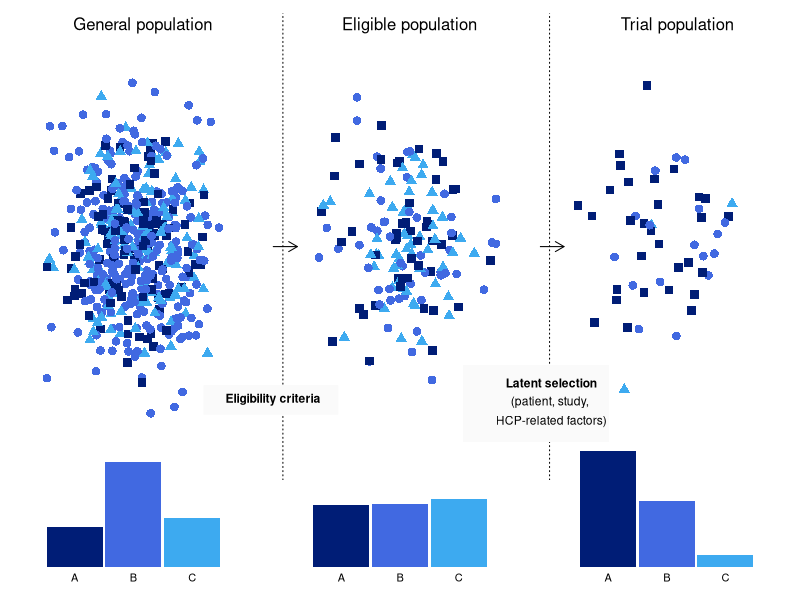

Reproduce this figure in R.
set.seed(39)

generate_data <- function(size, prob_x, prob_y) {
  x <- sample(c("A", "B", "C"), size, prob = prob_x, replace = TRUE)
  D <- data.frame(X = rnorm(size, mean = 0, sd = 1.75), 
                  Y = rnorm(size, mean = 0, sd = 0.95), 
                  ID = 1:size)
  D <- D[sample(D$ID, size = size), ]
  return(list(x = x, D = D))
}

dl <- list(
  generate_data(500, prob_x = c(0.8/3, 2/3, 1/3)),
  generate_data(150, prob_x = c(1/6, 1/6, 1/6)),
  generate_data(50, prob_x = c(1.6/6, 1/6, 0.2/6))
)

# make figure
pdf(file = "/Users/daphneweemering/surfdrive/trial participation/trial-participation/figures/figure5.pdf", height = 5, width = 7)

# population
par(mar = c(0, 0.5, 1, 0), mfrow = c(2, 4), fig = c(0, 1/3, 0.2, 1), new = F)
plot (dl[[1]]$D$X, dl[[1]]$D$Y, col = paste(factor(dl[[1]]$x, labels = c("#001d76", "#4169E1", "#3daaf0"))), 
      pch = 14 + as.numeric(factor(dl[[1]]$x)), ylim = c(-3.5, 3.5), xlim = c(-6, 6), 
      xaxt = "n", yaxt = "n", bty = "n", cex = 1.75)
mtext("General population", line = -1.5, adj = 0.55)

par(fig = c(0, 2/3, 0.2, 1))
arrows(x0 = 0, y0 = 0, x1 = 0.6, y1 = 0, length = 0.1, angle = 30, code = 2)

# eligible patients
par(mar = c(0, 0.5, 1, 0), mfrow = c(2, 3), fig = c(1/3, 2/3, 0.2, 1), new = T)
plot (dl[[2]]$D$X, dl[[2]]$D$Y, col = paste(factor(dl[[2]]$x, labels = c("#001d76", "#4169E1", "#3daaf0"))), 
      pch = 14 + as.numeric(factor(dl[[2]]$x)), ylim = c(-3.5, 3.5), xlim = c(-6, 6), 
      xaxt = "n", yaxt = "n", bty = "n", cex = 1.75)
mtext("Eligible population", line = -1.5, adj = 0.55)
abline (v = -6, lty = 3)


# trial patients
par(mar = c(0, 0.5, 1, 0), mfrow = c(2, 3), fig = c(2/3, 1, 0.2, 1), new = T)
plot (dl[[3]]$D$X, dl[[3]]$D$Y, col = paste(factor(dl[[3]]$x, labels = c("#001d76", "#4169E1", "#3daaf0"))),
      pch = 14 + as.numeric(factor(dl[[3]]$x)), ylim = c(-3.5, 3.5), xlim = c(-6, 6),
      xaxt = "n", yaxt = "n", bty = "n", cex = 1.75)
mtext("Trial population", line = -1.5, adj = 0.55)
abline (v = -6, lty = 3)

par(fig = c(1/3, 1, 0.2, 1))
arrows(x0 = -0.2, y0 = 0, x1 = 0.6, y1 = 0, length = 0.1, angle = 30, code = 2)

# selection text
par(mar = c (0, 0.5, 1, 0), fig = c(0, 1, 0, 1), new = T)
legend(x = -3.42, y = -1, legend = bquote(bold("Eligibility criteria    ")), bg = "grey98", 
       adj = 0, text.col = "black", box.col = "grey98", cex = 1.1, xpd = T)

# Calculate the width and height of the legend text
text_width <- strwidth("Latent selection\n(patient-,\nstudy, HCP-related factors)", cex = 1.1)
text_height <- strheight("Latent selection\n(patient-,\nstudy, HCP-related factors)", cex = 1.1)

# Create the legend and draw the grey box
rect(1 - 0.12, - 1.73, 1 + text_width - 0.1, -0.73, border = NA, col = "grey98", lwd = 1)
text(x = 2.35, y = -0.97, expression(bold("Latent selection")), cex = 1.1)
text(x = 2.35, y = -1.22, "(patient, study, ", cex = 1.1)
text(x = 2.35, y = -1.47, "HCP-related factors)", cex = 1.1)

# barplots
par(mar = c (2.5, 3, 1, 3), fig = c(0, 1/3, 0, 0.4), new = T, mgp = c(3, 0.3, 0))
barplot(prop.table(table(dl[[1]]$x)), yaxt = "n", col = c("#001d76", "#4169E1", "#3daaf0"), 
        ylim = c(0, 1), border = NA, space = 0.05)

par(mar = c(2.5, 3, 1, 3), fig = c(1/3, 2/3, 0, 0.4), new = T, mgp = c(3, 0.3, 0))
barplot(prop.table(table(dl[[2]]$x)), yaxt = "n", col = c("#001d76", "#4169E1", "#3daaf0"),
        ylim = c(0, 1), border = NA, space = 0.05)

par(mar = c(2.5, 3, 1, 3), fig = c(2/3, 1, 0, 0.4), new = T, mgp = c(3, 0.3, 0))
barplot(prop.table(table(dl[[3]]$x)), yaxt = "n", col = c("#001d76", "#4169E1", "#3daaf0"),
        ylim = c(0, 1), border = NA, space = 0.05)


dev.off()






# par(mar = c(1.5, 2, 0.7, 0.5), mfrow = c(2, 4), fig = c(0, 1/3, 0, 0.1), new = T)
# barplot(as.matrix(prop.table(table(dl[[1]]$x))), col = c("#001d76", "#4169E1", "#3daaf0"), 
#         horiz = T, xaxt = "n", border = NA)
# 
# lttr <- function(x, abc){
#   text(x = x, y = 0.7, abc, col = "white")
# }
# 
# mat <- as.matrix(prop.table(table(dl[[1]]$x)))
# result <- c(mat[1]/2, mat[1] + mat[2]/2, mat[1] + mat[2] + mat[3]/2)
# lttr(result, c("A", "B", "C"))
# 
# par(mar = c(1.5, 2, 0.7, 0.5), mfrow = c(2, 4), fig = c(1/3, 2/3, 0, 0.1), new = T)
# barplot(as.matrix(prop.table(table(dl[[2]]$x))), col = c("#001d76", "#4169E1", "#3daaf0"), 
#         horiz = T, xaxt = "n", border = NA)
# 
# mat <- as.matrix(prop.table(table(dl[[2]]$x)))
# result <- c(mat[1]/2, mat[1] + mat[2]/2, mat[1] + mat[2] + mat[3]/2)
# lttr(result, c("A", "B", "C"))
# 
# par(mar = c(1.5, 2, 0.7, 1), mfrow = c(2, 4), fig = c(2/3, 1, 0, 0.1), new = T)
# barplot(as.matrix(prop.table(table(dl[[3]]$x))), col = c("#001d76", "#4169E1", "#3daaf0"), 
#         horiz = T, xaxt = "n", border = NA)
# 
# mat <- as.matrix(prop.table(table(dl[[3]]$x)))
# result <- c(mat[1]/2, mat[1] + mat[2]/2, mat[1] + mat[2] + mat[3]/2)
# lttr(result, c("A", "B", "C"))
